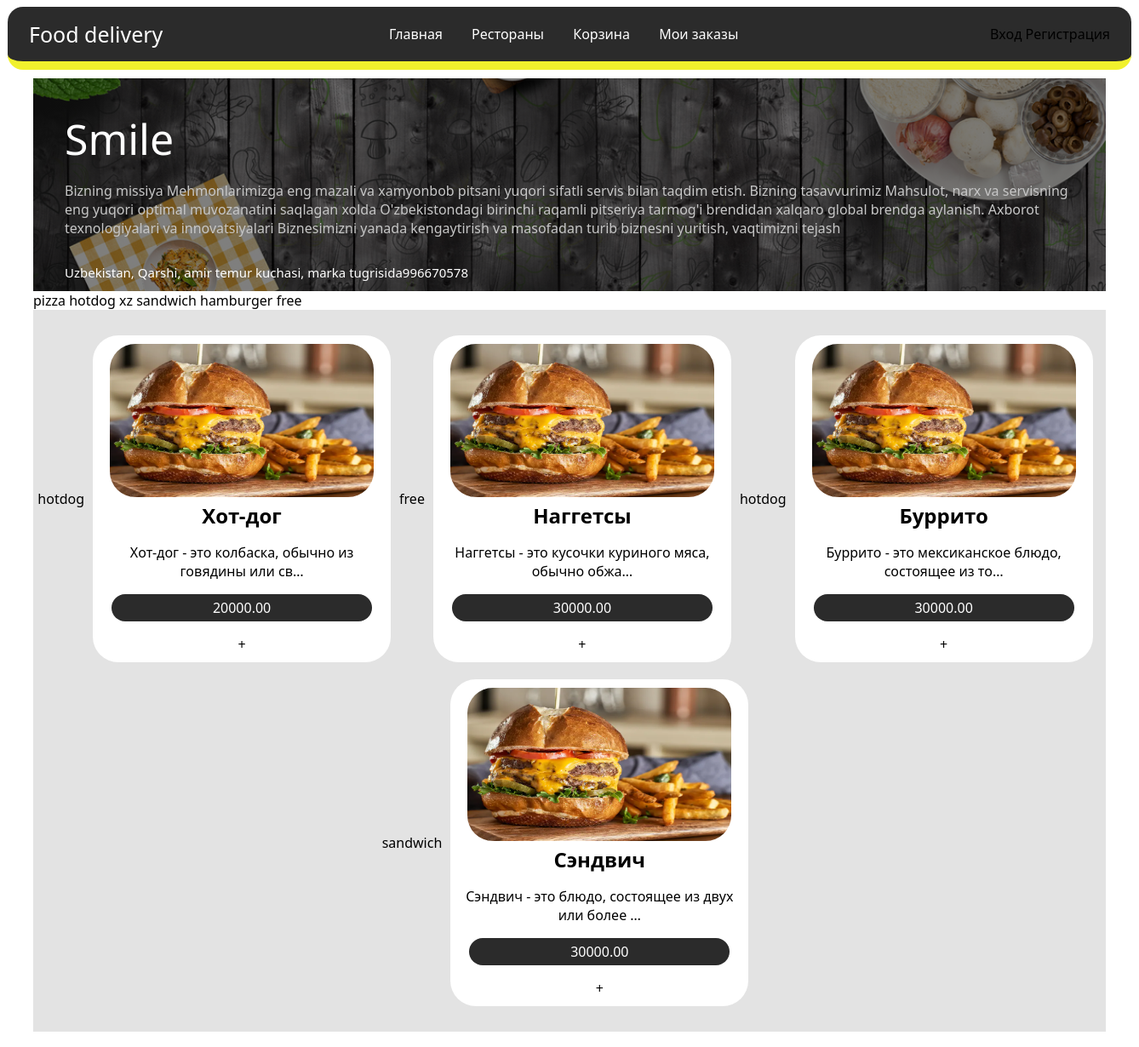
Screenshot of /restaurant/menu/1 with the database file from the repository.
### foods/models.py (models this page shows, shortened)
class MenuModel(models.Model):
    name = models.CharField(max_length=100)
    description = models.TextField(max_length=500)
    price = models.DecimalField(max_digits=10, decimal_places=2)
    restaurant = models.ForeignKey('RestaurantsModel', on_delete=models.CASCADE, blank=True)
    categories = models.ManyToManyField('FoodCategoryModel', related_name="food_category")
    image = models.ImageField(upload_to='images', null=True, blank=True, default='images/default.webp')

class RestaurantsModel(models.Model):
    name = models.CharField(max_length=250)
    description = models.TextField(max_length=500)
    phone = models.CharField(max_length=200)
    adress = models.CharField(max_length=250)
    image = models.ImageField(upload_to='images', null=True, blank=True, default='images/default.webp')
    def __str__(self) -> str:
        return f'{self.name}'

class FoodCategoryModel(models.Model):
    name = models.CharField(max_length=100)

### foods/views.py (the view)
# urls.py: path('restaurant/menu/<str:restaurant_pk>', views.menu, name="menu_page"),
def menu(request, restaurant_pk=None):
    category = FoodCategoryModel.objects.all()
    menu = MenuModel.objects.filter(restaurant=restaurant_pk)
    context = {'menu':menu, 'category':category}
    return render(request, "foods/menu.html", context)

### foods/templates/foods/menu.html (shortened to what this page needs)
{% extends 'foods/base.html' %}
{% block content %}
<div class="restourants-banner">
    <span class="restourants-banner-logo">{{menu.first.restaurant}}</span>
    <p class="restourants-banner-description" >{{menu.first.restaurant.description}} </p>
    <div class="restourants-banner-text">
        <p>{{menu.first.restaurant.adress}}</p>
        <p>{{menu.first.restaurant.phone}}</p>
    </div>
</div>
{% for i in category %}
    {{i.name}}
    {% endfor %}
<br>
<div class="products">
    {% for i in menu %}
            {{i.categories.first.name}}
       <div class="product">
            <div>
                <img class="product-image" src="/media/{{i.image}}" alt="product-img">
            </div>
            <div>
                <h2>{{i.name}}</h2>
                <p>{{i.description|truncatechars:50}}</p>
                <p id="price">{{i.price}}</p>
                <a href="{% url 'add_to_basket' product_pk=i.pk %}"> + </a>
            </div>
        </div>
    {% endfor %}
</div>
{% endblock %}

### foods/static/foods/style.css (style rules this page uses)
* { box-sizing: border-box; font-family: 'Segoe UI', Tahoma, Geneva, Verdana, sans-serif; }
h2, h1 { margin: 0; padding: 0; }
.restaurants, .products { display: flex; flex-wrap: wrap; justify-content: center; align-items: center; margin-top: 0px; padding-top:20px; padding-bottom:20px; background-color: rgb(227, 227, 227); }
.restaurant, .product { width: 350px; margin: 10px; padding: 10px; text-align: center; background-color: #ffffff; border-radius: 30px ; }
.restourants-banner { background-image: linear-gradient(rgba(0, 0, 0, 0.5), rgba(0, 0, 0, 0.5)),url("banner.jpg"); background-repeat: no-repeat; background-position: center; background-size:cover; height: 250px; padding: 37px; }
.restourants-banner-text { display: flex; justify-content: left; align-items: center; }
.restourants-banner-text p { font-size: 15px; color: #ffffff; }
.restourants-banner-logo { font-size: 50px; color: #ffffff; }
.restourants-banner-description { color: #c7c7c7; }
.product-image { width: 310px; height: 180px; border-radius: 30px; }
#price { padding: 5px; background-color: rgb(43, 43, 43); color: white; border-radius: 20px; margin-right:12px ; margin-left: 12px; }
a { text-decoration: none; color: black; }

### rows the page displays
MenuModel: first.restaurant "Smile", first.restaurant.description "Bizning missiya Mehmonlarimizga eng mazali va xamyonbob pitsani yuqori sifatli servis bilan taqdim etish. Bizning tasavvurimiz Mahsulot, narx va servisning eng yuqori optimal muvozanatini saqlagan xolda O'zbekistondagi birinchi raqamli pitseriya tarmog'i brendidan xalqaro global brendga aylanish. Axborot texnologiyalari va innovatsiyalari Biznesimizni yanada kengaytirish va masofadan turib biznesni yuritish, vaqtimizni tejash", first.restaurant.adress "Uzbekistan, Qarshi, amir temur kuchasi, marka tugrisida", first.restaurant.phone "996670578", categories.first.name "hotdog", image (placeholder picture), name "Хот-дог", description "Хот-дог - это колбаска, обычно из говядины или св…", price "20000.00"
FoodCategoryModel: name "pizza"
FoodCategoryModel: name "hotdog"
FoodCategoryModel: name "xz"
FoodCategoryModel: name "sandwich"
FoodCategoryModel: name "hamburger"
FoodCategoryModel: name "free"
MenuModel: categories.first.name "free", image (placeholder picture), name "Наггетсы", description "Наггетсы - это кусочки куриного мяса, обычно обжа…", price "30000.00"
MenuModel: categories.first.name "hotdog", image (placeholder picture), name "Буррито", description "Буррито - это мексиканское блюдо, состоящее из то…", price "30000.00"
MenuModel: categories.first.name "sandwich", image (placeholder picture), name "Сэндвич", description "Сэндвич - это блюдо, состоящее из двух или более …", price "30000.00"
